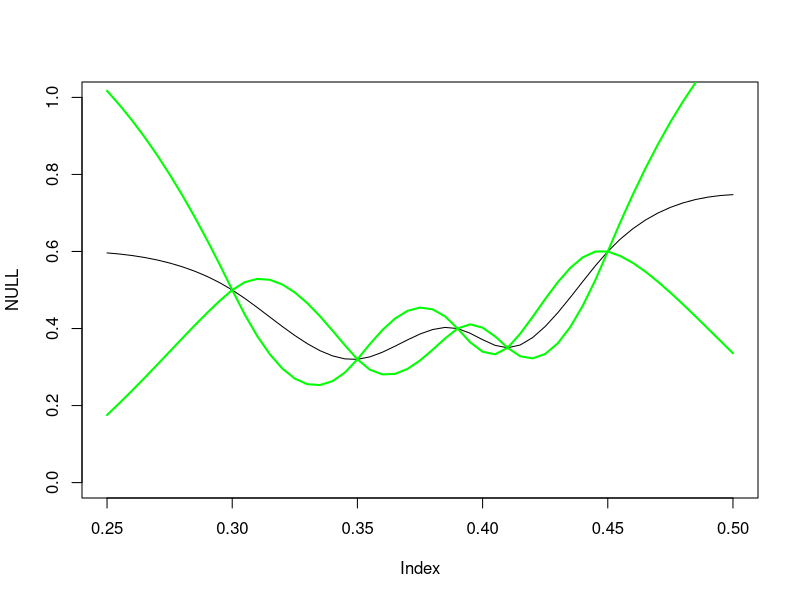
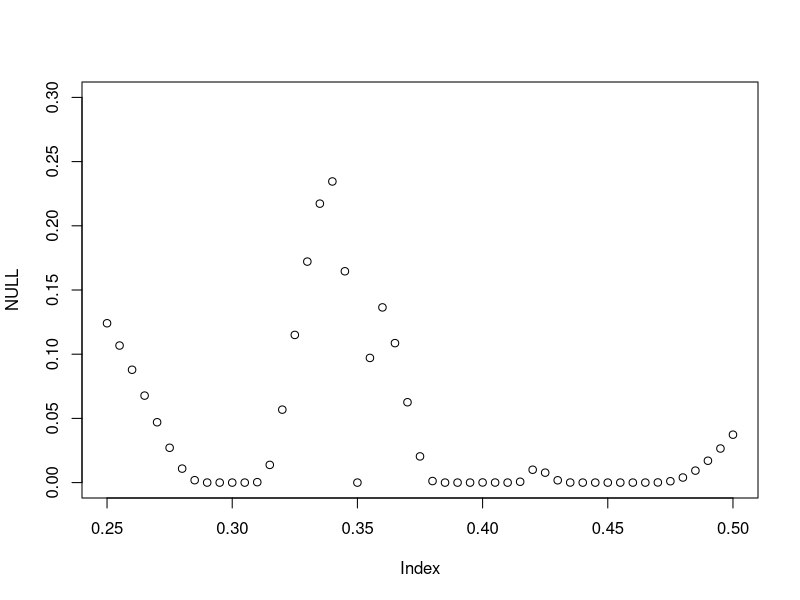

Recreate these plots in R, in order.

#observated theta and y
theta_eval <- c(0.30,0.35,0.39,0.41,0.45)
y_eval <- c(0.5,0.32,0.40,0.35,0.60)

#mean, variance and correlation functions
EY <- function(theta){0.5}
VarY <- function(theta){0.5^2}
CorrY <- function(theta1,theta2){(1+15*abs(theta1-theta2))*exp(-15*abs(theta1-theta2))}

#function to create sigma matrix from theta vector
sigma <- function(x){
  n <- length(x)
  S <- matrix(0,nrow = n,ncol = n,byrow = TRUE)
  
  for (i in 1:n) {
    for (j in 1:n){
      if (i == j){
        S[i,j] <- VarY(x[i])
      }else{
        S[i,j] <- CorrY(x[i],x[j])*0.5^2
      }
    }    
  }
  return(S)
}

#mu and sigma for observed data points
mu_eval <- sapply(theta_eval,EY)
sigma_eval <- sigma(theta_eval)

#gridpoints
theta_grid <- seq(from = 0.25, to = 0.5, by = 0.005 )
mu_grid <- sapply(theta_grid,EY)
sigma_grid <- sigma(theta_grid)


#functions to create conditional mean vector and covariance matrix
mu_c <- function(mu_A, sigma_AB, sigma_BB, x_B, mu_B){
  return(mu_A + sigma_AB%*%solve(sigma_BB)%*%(x_B - mu_B))
}

sigma_c <- function(sigma_AA, sigma_AB, sigma_BB, sigma_BA){
  return(sigma_AA - sigma_AB%*%solve(sigma_BB)%*%sigma_BA)
}
  

#function to create cross-covariance matrix
cross_cov <- function(x_A, x_B){
  n <- length(x_A)
  m <- length(x_B)
  S <- matrix(0,nrow = n,ncol = m,byrow = TRUE)
  
  for (i in 1:n){
    for (j in 1:m){
      S[i,j] = CorrY(x_A[i],x_B[j])*0.5^2
    }
  }
  return(S)
}

  
#sigma_AB, A = grid, B = eval
sigma_AB <- cross_cov(theta_grid, theta_eval)
sigma_BA <- cross_cov(theta_eval, theta_grid)

#mu_grid_c: conditional mean vector of the process at the 51 grid points conditional on the 5 evaluation points
mu_grid_c <- mu_c(mu_grid, sigma_AB, sigma_eval, y_eval, mu_eval)

#sigma_grid_c: conditional covariance matrix of the process at the 51 grid points conditional on the 5 evaluation points
sigma_grid_c <- sigma_c(sigma_grid, sigma_AB, sigma_eval, sigma_BA)
var_grid_c <- diag(sigma_grid_c)
sd_grid_c <- (var_grid_c)^(1/2)


plot(NULL, NULL, xlim = c(0.25, 0.5), ylim = c(0,1))
lines(theta_grid, mu_grid_c)
lines(theta_grid, mu_grid_c + 1.64*sd_grid_c, col = "green", lwd = 2)
lines(theta_grid, mu_grid_c - 1.64*sd_grid_c, col = "green", lwd = 2)



#b) ny
t <- rep(c(0.3), times = 51)

cdf_t <- c()

for (i in 1:51){
  cdf_t <- c(cdf_t, pnorm(t[i], mean = mu_grid_c[i], sd = sd_grid_c[i]))
  
}


plot(NULL, NULL, xlim = c(0.25, 0.5), ylim = c(0,0.3))
#lines(theta_grid, cdf_t)
points(theta_grid, cdf_t)

print(theta_grid[which(cdf_t == max(cdf_t))])

#c) 


